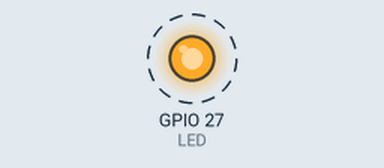
Simulated run of this sketch. Board: ESP32. On the bench: output pins drawn as LEDs (lit = HIGH). Dashed ring = blinking. What the sketch prints to the serial monitor is not drawn.

Above: at 0.5 s.
Timing chart, 0 to 4.6 s (numbered marks = the images above):
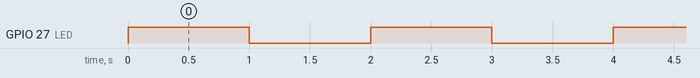

The sketch:

blink.ino
```cpp
//Blink by Matt McCullough
#define LED 27

void setup() {
  Serial.begin(115200);
  Serial.println("In setup");
  pinMode(LED, OUTPUT);
  digitalWrite(LED, LOW);
  Serial.println("out setup");

}

void loop() {
  Serial.println("In loop");
  digitalWrite(LED, HIGH); //turn LED on
  delay(1000);
  digitalWrite(LED, LOW); //turn LED off
  delay(1000);
  Serial.println("out loop");
}
```

Measured:
- by itself, GPIO 27 (LED): alternates HIGH for 1.0 s and LOW for 1.0 s
